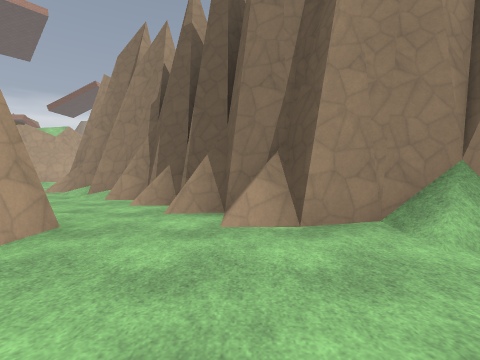
[1] (above)

17 first-person views from a walk through a level from a Godot 3-D game. The camera is 1.4 m above the floor, tilts 2° down and sees 85° across. The floor is counted in squares, 2 m on a side. Each view is taken from the middle of a square. On the plan, view 1 faces up. The plan holds only what a view shows up to about 9 squares ahead; the rest is blank. The place goes on beyond the plan. Surface patterns are stand-ins for the level's own textures.

[2]
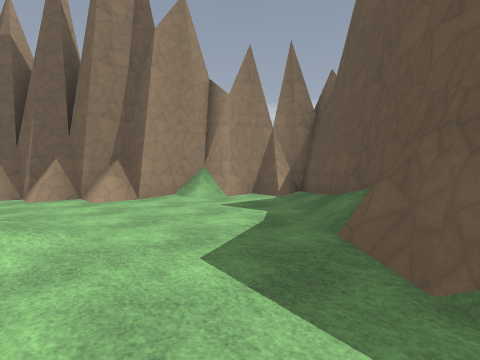

[3]
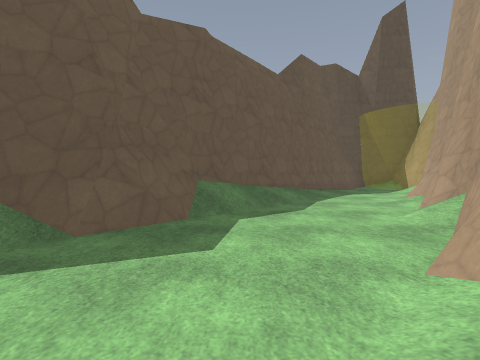

[4]
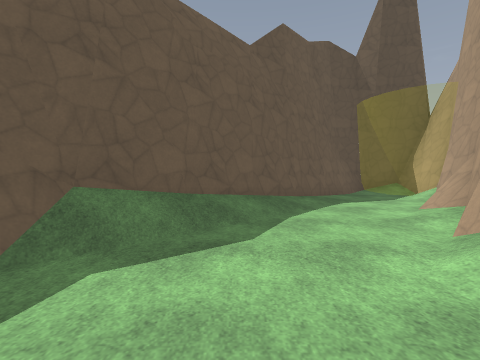

[5]
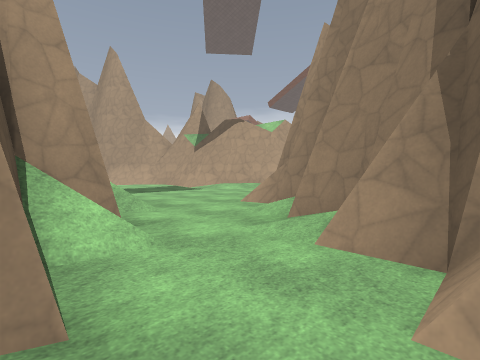

[6]
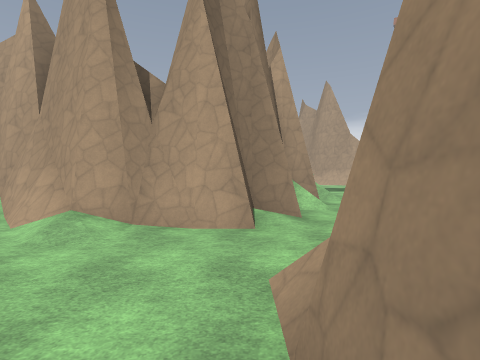

[7]
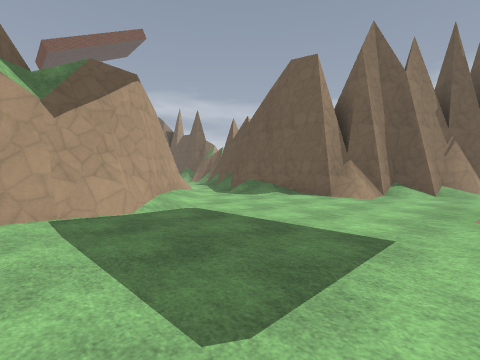

[8]
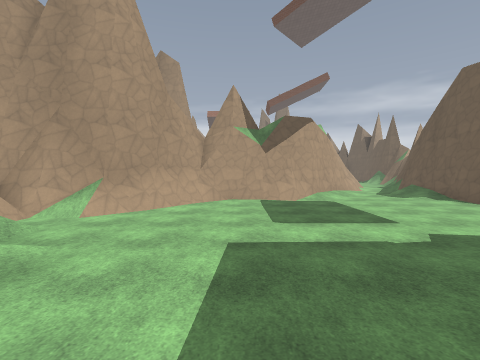

[9]
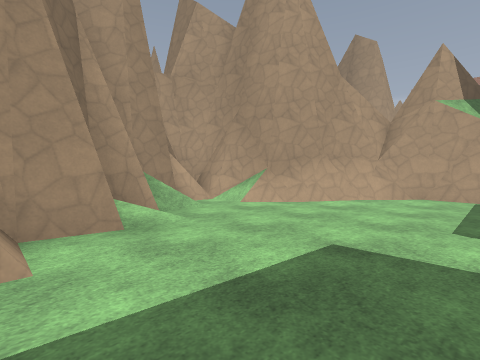

[10]
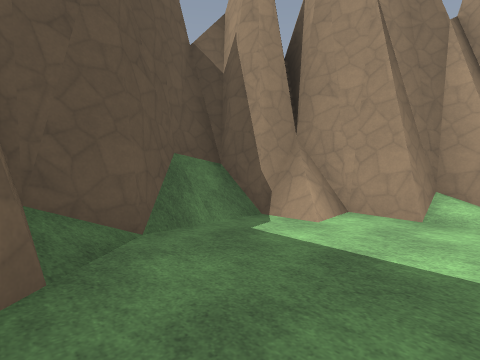

[11]
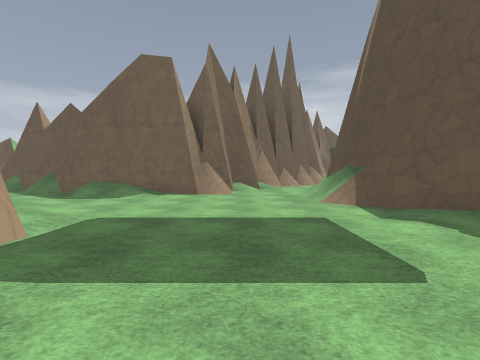

[12]
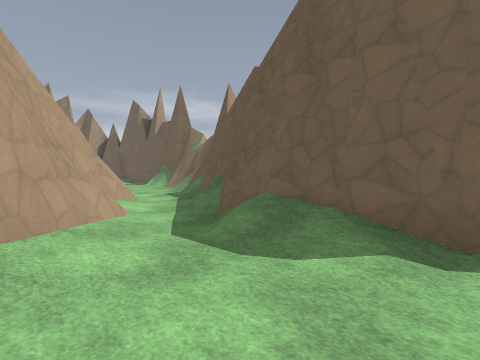

[13]
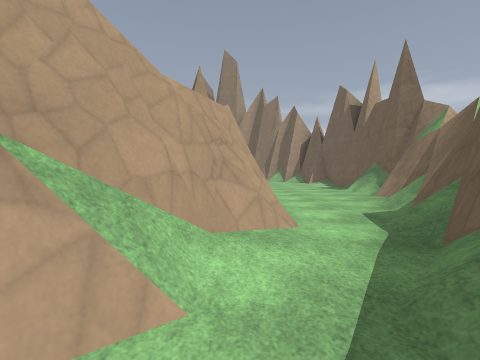

[14]
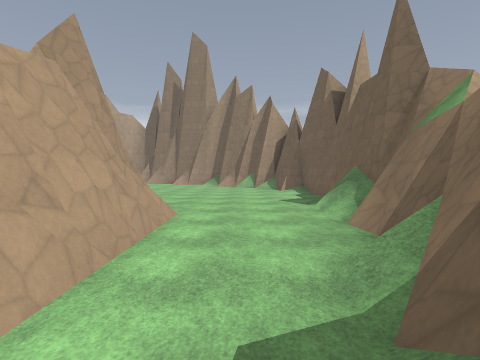

[15]
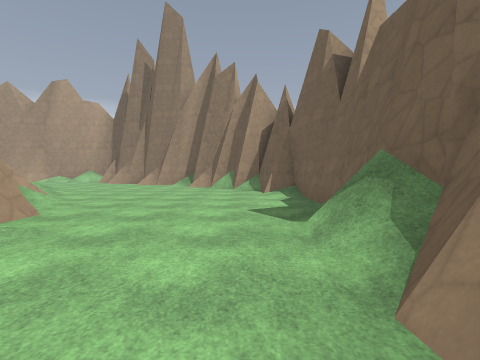

[16]
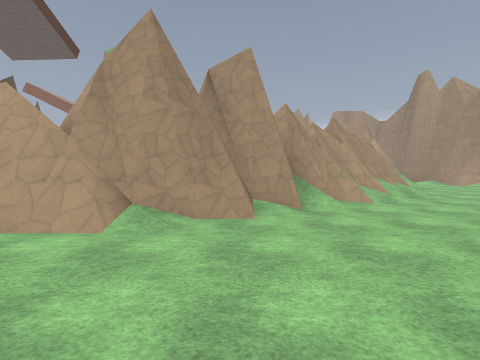

[17]
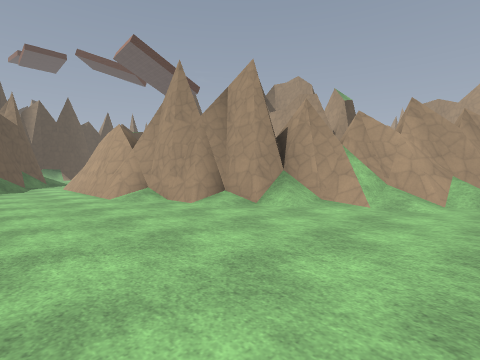

### Floor plan
Key: @ floor where view 1 was taken; # wall or solid block; . floor; / step, stairs or slope.
Columns run from 19 left of view 1 to 5 right of it. Each row starts with its distance up from view 1.
 28        #/.......##
 27        ##/....../#
 26         #/.......#
 25         ##/......#
 24          ##/.....#
 23           ##..../#
 22            #/.../#
 21            ##.../#
 20             #...##
 19             #...#
 18             #../#
 17             #..##
 16            ##./#
 15            #/.##
 14           ##./#
 13          ##/.##
 12         ##/./#
 11      ####/../#
 10     ##.......#
  9    ##........###
  8 ####........../##
  7  #............./##
  6  #/........//....##
  5  ##/...../####/...##
  4   ##..../##  ###/..####
  3    ##...##     ##..../##
  2     #//##       #......##
  1     ####        #/...../#
  0                 #/.@../##
 -1                ##..../##
 -2               ##....###
 -3               #/...##
 -4              ##.../#
 -5              #/../##
 -6             ##../##
 -7             #../##
 -8             #..##
 -9             #.##
-10             ###

Where each view was taken, in squares from view 1:
view 1: 0 up, 0 right, facing up
view 2: 3 down, 2 left, facing up-right
view 3: 1 up, 1 left, facing down
view 4: 1 down, 2 left, facing down
view 5: 4 up, 2 left, facing up-left
view 6: 3 up, 2 right, facing left
view 7: 6 up, 13 left, facing up-right
view 8: 2 up, 13 left, facing up
view 9: 3 up, 12 left, facing up-left
view 10: 5 up, 11 left, facing down-left
view 11: 8 up, 14 left, facing right
view 12: 10 up, 9 left, facing up-right
view 13: 13 up, 7 left, facing up
view 14: 16 up, 5 left, facing up
view 15: 19 up, 4 left, facing up
view 16: 23 up, 3 left, facing left
view 17: 28 up, 4 left, facing down-left
